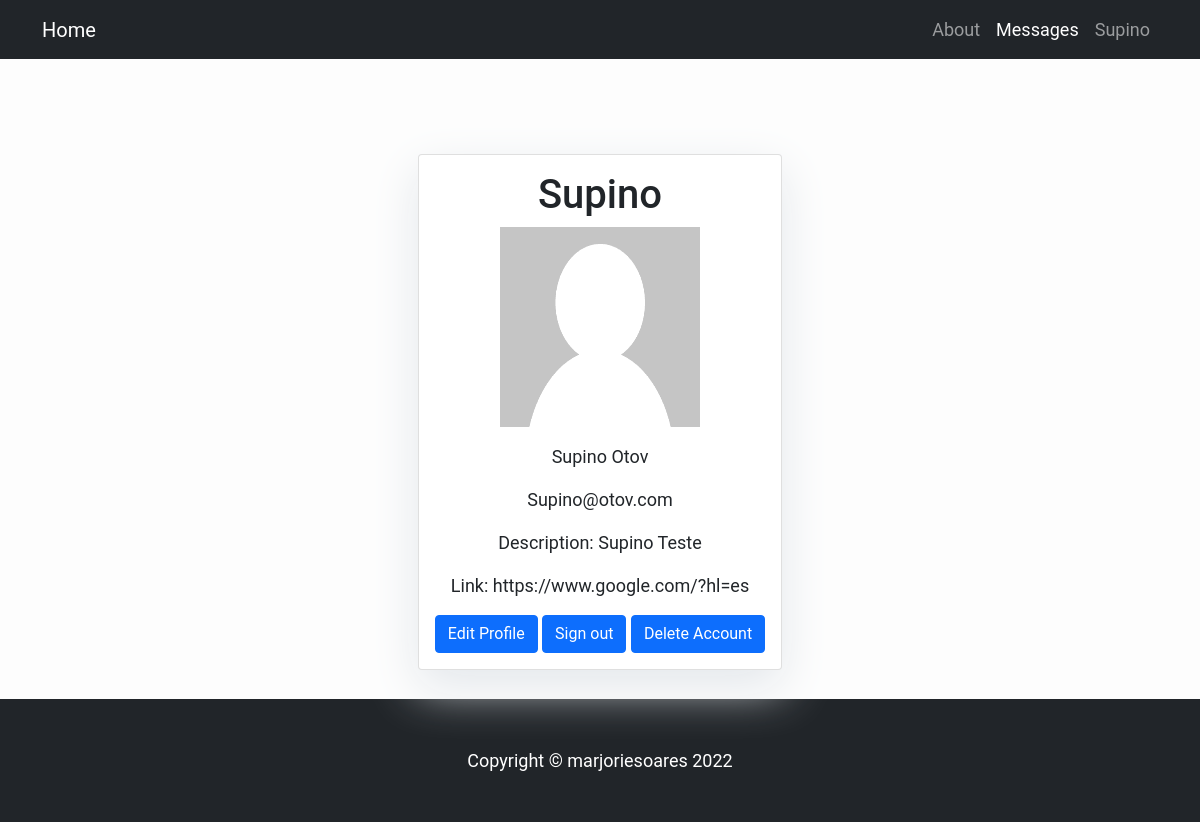
Page /accounts/profile/18 (signed in) on the committed database.
### Accounts/models.py (models this page shows, shortened)
class Profile(models.Model):
    user = models.OneToOneField(User, on_delete=models.CASCADE, related_name="profile")
    description = models.CharField(max_length=500)
    link = models.URLField(default='')
    image = models.ImageField(default="avatar/default.png", upload_to="avatar", blank=True)

### Accounts/views.py (the view)
# urls.py: path("profile/<user_id>", profile, name="profile"),
@login_required
def profile(request, user_id):
    profile = Profile.objects.get(user__id=user_id)
    return render(
        request, "Accounts/profile.html", {"profile": profile, "user": profile.user}
    )

### Accounts/templates/Accounts/profile.html (shortened to what this page needs)
{% extends "Pages/maintemplate.html" %} {% load static %}  {% block content %}
<div class="container">
  <div class="row">
      <div class="center">
        <div class="card mb-4">
          <div class="card-body">
        <h1> {{ user.username }}</h1>
          <p class="card-img-top"> <img class="avatar-img" src="{{ profile.image.url }}" alt=""></p>
          <p>{{ user.first_name }} {{ user.last_name }}</p>
          <p>{{ user.email }}</p>
          <p>Description: {{ profile.description }}</p>
          <p>Link: {{ profile.link }}</p>
          <a href="{% url 'editprofile' profile.id %}" class="btn btn-primary">Edit Profile</a>
          <a href="{% url 'logout' %}" class="btn btn-primary">Sign out</a>
          <a href="{% url 'deleteaccount' user.id %}" class="btn btn-primary">Delete Account</a>
          </div>
        </div>
    </div>
  </div>
</div>
{% endblock%}

### Pages/templates/Pages/maintemplate.html (shortened to what this page needs)
<!DOCTYPE html>
<html lang="en">
  <head>
    {% load static %}
    <link href="{% static 'Pages/css/styles.css' %}" rel="stylesheet" />
  </head>
  <body>
    <nav class="navbar navbar-expand-lg navbar-dark bg-dark">
      <div class="container">
        <a class="navbar-brand" href="{% url 'home' %}">Home</a>
        <div class="collapse navbar-collapse" id="navbarSupportedContent">
          <ul class="navbar-nav ms-auto mb-2 mb-lg-0">
            <li class="nav-item">
              <a class="nav-link" href="{% url 'about' %}">About</a>
            </li>
            {% if request.user.is_authenticated %}
            <li class="nav-item">
              <a
                class="nav-link active"
                aria-current="page"
                href="{% url 'messages_list' %}"
                >Messages</a
              >
            </li>
            <li class="nav-item">
              <a class="nav-link" href="{% url 'profile' user_id=request.user.id %}"
                >{{ request.user.username }}</a
              >
            </li>
            {% endif %}
          </ul>
        </div>
      </div>
    </nav>
     {% block content %}{% endblock %}
    <footer class="py-5 bg-dark">
      <div class="container">
        <p class="m-0 text-center text-white">
          Copyright &copy; marjoriesoares 2022
        </p>
      </div>
    </footer>
  </body>
</html>

### Accounts/templates/Accounts/profile.html (style rules this page uses)
.center { border: 5px solid #fdfdfd; display: flex; justify-content: center; }
body { font-family: "Roboto", sans-serif; font-size: 18px; background-color: #fdfdfd; text-align: center; }
.card { box-shadow: 0 16px 48px #E3E7EB; }
.avatar-img { width: 200px; height: 200px; }

### rows in the picture
Profile: image (placeholder picture), description "Supino Teste", link "https://www.google.com/?hl=es"

### other values in the picture
{{ request.user.username }} "Supino"
{{ user.username }} "Supino"
{{ user.first_name }} "Supino"
{{ user.last_name }} "Otov"
{{ user.email }} "Supino@otov.com"
